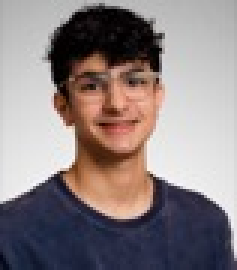
#> input picture epschedule/epschedule/thumbnail.png, 79 x 90 px (shown 3 times larger)
$ python -i photos.py   (imports and definitions only)
#> lines starting #> are read from the running program, lines starting #| are printed output that depends on the picture
#> further down, picture is the input picture: PIL image 79x90 RGB; mean R, G, B 139.9, 129.3, 130.3
import hashlib
import hmac
from io import BytesIO

import PIL
import requests
from google.cloud import secretmanager, storage
from PIL import Image

from cron import four11

SECRET_REQUEST = {"name": "projects/epschedule-v2/secrets/session_key/versions/1"}
ICON_SIZE = 96

# [6 lines left out: function download_photo_from_url, not called in this run]

def crop_image(img):
    if img.width > img.height:
        img = img.resize(((ICON_SIZE * img.width) // img.height, ICON_SIZE))
        border = (img.width - ICON_SIZE) / 2
        cropparams = (border, 0)
    else:
        img = img.resize((ICON_SIZE, (ICON_SIZE * img.height) // img.width))
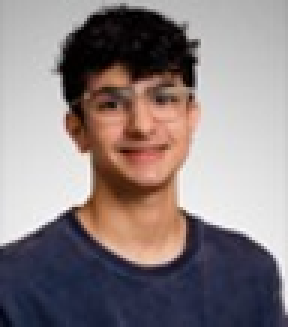
#> img: PIL image 96x109 RGB (shown 3 times larger); mean R, G, B 139.9, 129.3, 130.3
        border = (img.height - ICON_SIZE) // 2
#> border = 6
        cropparams = (0, border)
#> cropparams = (0, 6)
    return img.crop(
        (*cropparams, img.width - cropparams[0], img.height - cropparams[1])
    )
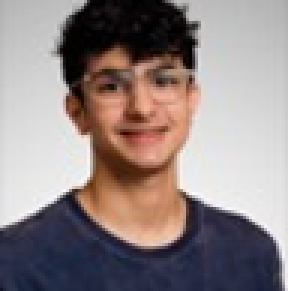
#> returned value: PIL image 96x97 RGB (shown 3 times larger); mean R, G, B 145, 132.8, 132.4

# [58 lines left out: functions hash_username, upload_photo, crawl_photos, not called in this run]

>>> from PIL import Image
>>> picture = Image.open('../epschedule/epschedule/thumbnail.png')
>>> result = crop_image(picture)
